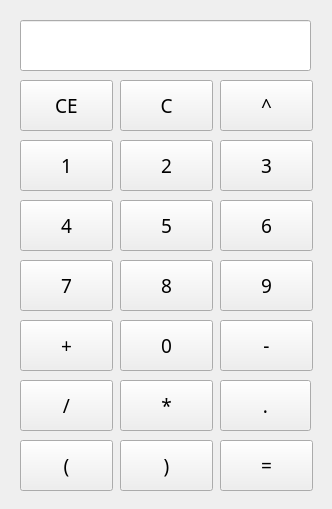
<?xml version="1.0" encoding="UTF-8"?>
<ui version="4.0">
 <class>Form</class>
 <widget class="QWidget" name="Form">
  <property name="geometry">
   <rect>
    <x>0</x>
    <y>0</y>
    <width>332</width>
    <height>509</height>
   </rect>
  </property>
  <property name="font">
   <font>
    <family>RedDeadCyrillic2</family>
    <pointsize>14</pointsize>
   </font>
  </property>
  <property name="windowTitle">
   <string>Calculator</string>
  </property>
  <property name="styleSheet">
   <string notr="true">

QPushButton{
	text-align: center;
}
QPushButton:hover{
	background-color:silver;
}
QPushButton:pressed{
	background-color:gray;
}</string>
  </property>
  <widget class="QPushButton" name="pushButton_1">
   <property name="geometry">
    <rect>
     <x>20</x>
     <y>140</y>
     <width>93</width>
     <height>51</height>
    </rect>
   </property>
   <property name="font">
    <font>
     <family>RedDeadCyrillic2</family>
     <pointsize>14</pointsize>
    </font>
   </property>
   <property name="layoutDirection">
    <enum>Qt::LeftToRight</enum>
   </property>
   <property name="text">
    <string>1</string>
   </property>
  </widget>
  <widget class="QPushButton" name="pushButton_2">
   <property name="geometry">
    <rect>
     <x>120</x>
     <y>140</y>
     <width>93</width>
     <height>51</height>
    </rect>
   </property>
   <property name="font">
    <font>
     <family>RedDeadCyrillic2</family>
     <pointsize>14</pointsize>
    </font>
   </property>
   <property name="text">
    <string>2</string>
   </property>
  </widget>
  <widget class="QPushButton" name="pushButton_3">
   <property name="geometry">
    <rect>
     <x>220</x>
     <y>140</y>
     <width>93</width>
     <height>51</height>
    </rect>
   </property>
   <property name="font">
    <font>
     <family>RedDeadCyrillic2</family>
     <pointsize>14</pointsize>
    </font>
   </property>
   <property name="text">
    <string>3</string>
   </property>
  </widget>
  <widget class="QPushButton" name="pushButton_4">
   <property name="geometry">
    <rect>
     <x>20</x>
     <y>200</y>
     <width>93</width>
     <height>51</height>
    </rect>
   </property>
   <property name="font">
    <font>
     <family>RedDeadCyrillic2</family>
     <pointsize>14</pointsize>
    </font>
   </property>
   <property name="text">
    <string>4</string>
   </property>
  </widget>
  <widget class="QPushButton" name="pushButton_5">
   <property name="geometry">
    <rect>
     <x>120</x>
     <y>200</y>
     <width>93</width>
     <height>51</height>
    </rect>
   </property>
   <property name="font">
    <font>
     <family>RedDeadCyrillic2</family>
     <pointsize>14</pointsize>
    </font>
   </property>
   <property name="text">
    <string>5</string>
   </property>
  </widget>
  <widget class="QPushButton" name="pushButton_6">
   <property name="geometry">
    <rect>
     <x>220</x>
     <y>200</y>
     <width>93</width>
     <height>51</height>
    </rect>
   </property>
   <property name="font">
    <font>
     <family>RedDeadCyrillic2</family>
     <pointsize>14</pointsize>
    </font>
   </property>
   <property name="text">
    <string>6</string>
   </property>
  </widget>
  <widget class="QPushButton" name="pushButton_7">
   <property name="geometry">
    <rect>
     <x>20</x>
     <y>260</y>
     <width>93</width>
     <height>51</height>
    </rect>
   </property>
   <property name="font">
    <font>
     <family>RedDeadCyrillic2</family>
     <pointsize>14</pointsize>
    </font>
   </property>
   <property name="text">
    <string>7</string>
   </property>
  </widget>
  <widget class="QPushButton" name="pushButton_8">
   <property name="geometry">
    <rect>
     <x>120</x>
     <y>260</y>
     <width>93</width>
     <height>51</height>
    </rect>
   </property>
   <property name="font">
    <font>
     <family>RedDeadCyrillic2</family>
     <pointsize>14</pointsize>
    </font>
   </property>
   <property name="text">
    <string>8</string>
   </property>
  </widget>
  <widget class="QPushButton" name="pushButton_9">
   <property name="geometry">
    <rect>
     <x>220</x>
     <y>260</y>
     <width>93</width>
     <height>51</height>
    </rect>
   </property>
   <property name="font">
    <font>
     <family>RedDeadCyrillic2</family>
     <pointsize>14</pointsize>
    </font>
   </property>
   <property name="text">
    <string>9</string>
   </property>
  </widget>
  <widget class="QPushButton" name="pushButton_plus">
   <property name="geometry">
    <rect>
     <x>20</x>
     <y>320</y>
     <width>93</width>
     <height>51</height>
    </rect>
   </property>
   <property name="font">
    <font>
     <family>RedDeadCyrillic2</family>
     <pointsize>14</pointsize>
    </font>
   </property>
   <property name="text">
    <string>+</string>
   </property>
  </widget>
  <widget class="QPushButton" name="pushButton_0">
   <property name="geometry">
    <rect>
     <x>120</x>
     <y>320</y>
     <width>93</width>
     <height>51</height>
    </rect>
   </property>
   <property name="font">
    <font>
     <family>RedDeadCyrillic2</family>
     <pointsize>14</pointsize>
    </font>
   </property>
   <property name="text">
    <string>0</string>
   </property>
  </widget>
  <widget class="QPushButton" name="pushButton_minus">
   <property name="geometry">
    <rect>
     <x>220</x>
     <y>320</y>
     <width>93</width>
     <height>51</height>
    </rect>
   </property>
   <property name="font">
    <font>
     <family>RedDeadCyrillic2</family>
     <pointsize>14</pointsize>
    </font>
   </property>
   <property name="text">
    <string>-</string>
   </property>
  </widget>
  <widget class="QPushButton" name="pushButton_del">
   <property name="geometry">
    <rect>
     <x>20</x>
     <y>380</y>
     <width>93</width>
     <height>51</height>
    </rect>
   </property>
   <property name="font">
    <font>
     <family>RedDeadCyrillic2</family>
     <pointsize>14</pointsize>
    </font>
   </property>
   <property name="text">
    <string>/</string>
   </property>
  </widget>
  <widget class="QPushButton" name="pushButton_sub">
   <property name="geometry">
    <rect>
     <x>120</x>
     <y>380</y>
     <width>93</width>
     <height>51</height>
    </rect>
   </property>
   <property name="font">
    <font>
     <family>RedDeadCyrillic2</family>
     <pointsize>14</pointsize>
    </font>
   </property>
   <property name="text">
    <string>*</string>
   </property>
  </widget>
  <widget class="QPushButton" name="pushButton_equal">
   <property name="geometry">
    <rect>
     <x>220</x>
     <y>440</y>
     <width>93</width>
     <height>51</height>
    </rect>
   </property>
   <property name="font">
    <font>
     <family>RedDeadCyrillic2</family>
     <pointsize>14</pointsize>
    </font>
   </property>
   <property name="text">
    <string>=</string>
   </property>
  </widget>
  <widget class="QPushButton" name="pushButton_open">
   <property name="geometry">
    <rect>
     <x>20</x>
     <y>440</y>
     <width>93</width>
     <height>51</height>
    </rect>
   </property>
   <property name="font">
    <font>
     <family>RedDeadCyrillic2</family>
     <pointsize>14</pointsize>
    </font>
   </property>
   <property name="text">
    <string>(</string>
   </property>
  </widget>
  <widget class="QPushButton" name="pushButton_close">
   <property name="geometry">
    <rect>
     <x>120</x>
     <y>440</y>
     <width>93</width>
     <height>51</height>
    </rect>
   </property>
   <property name="font">
    <font>
     <family>RedDeadCyrillic2</family>
     <pointsize>14</pointsize>
    </font>
   </property>
   <property name="text">
    <string>)</string>
   </property>
  </widget>
  <widget class="QPushButton" name="pushButton_ce">
   <property name="geometry">
    <rect>
     <x>20</x>
     <y>80</y>
     <width>93</width>
     <height>51</height>
    </rect>
   </property>
   <property name="font">
    <font>
     <family>RedDeadCyrillic2</family>
     <pointsize>14</pointsize>
    </font>
   </property>
   <property name="text">
    <string>CE</string>
   </property>
  </widget>
  <widget class="QPushButton" name="pushButton_pow">
   <property name="geometry">
    <rect>
     <x>220</x>
     <y>80</y>
     <width>93</width>
     <height>51</height>
    </rect>
   </property>
   <property name="font">
    <font>
     <family>RedDeadCyrillic2</family>
     <pointsize>14</pointsize>
    </font>
   </property>
   <property name="text">
    <string>^</string>
   </property>
  </widget>
  <widget class="QPushButton" name="pushButton_delsym">
   <property name="geometry">
    <rect>
     <x>120</x>
     <y>80</y>
     <width>93</width>
     <height>51</height>
    </rect>
   </property>
   <property name="font">
    <font>
     <family>RedDeadCyrillic2</family>
     <pointsize>14</pointsize>
    </font>
   </property>
   <property name="text">
    <string>C</string>
   </property>
  </widget>
  <widget class="QPushButton" name="pushButton">
   <property name="geometry">
    <rect>
     <x>220</x>
     <y>380</y>
     <width>91</width>
     <height>51</height>
    </rect>
   </property>
   <property name="text">
    <string>.</string>
   </property>
  </widget>
  <widget class="QLineEdit" name="lineEdit">
   <property name="geometry">
    <rect>
     <x>20</x>
     <y>20</y>
     <width>291</width>
     <height>51</height>
    </rect>
   </property>
   <property name="font">
    <font>
     <family>RedDeadCyrillic2</family>
     <pointsize>16</pointsize>
    </font>
   </property>
   <property name="styleSheet">
    <string notr="true"/>
   </property>
  </widget>
 </widget>
 <resources/>
 <connections/>
</ui>
